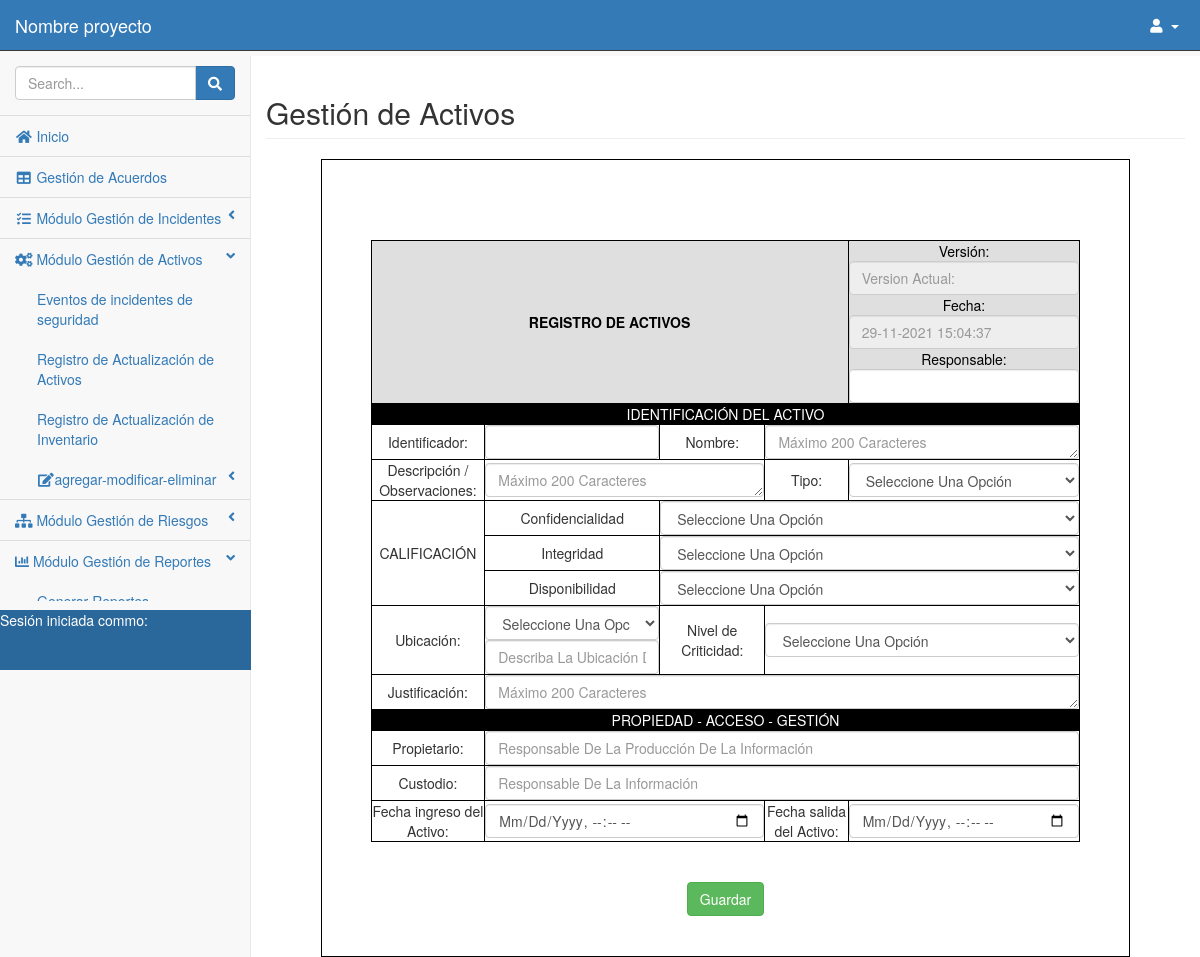
The page /pages/crear_activo.php on the database as committed earlier.
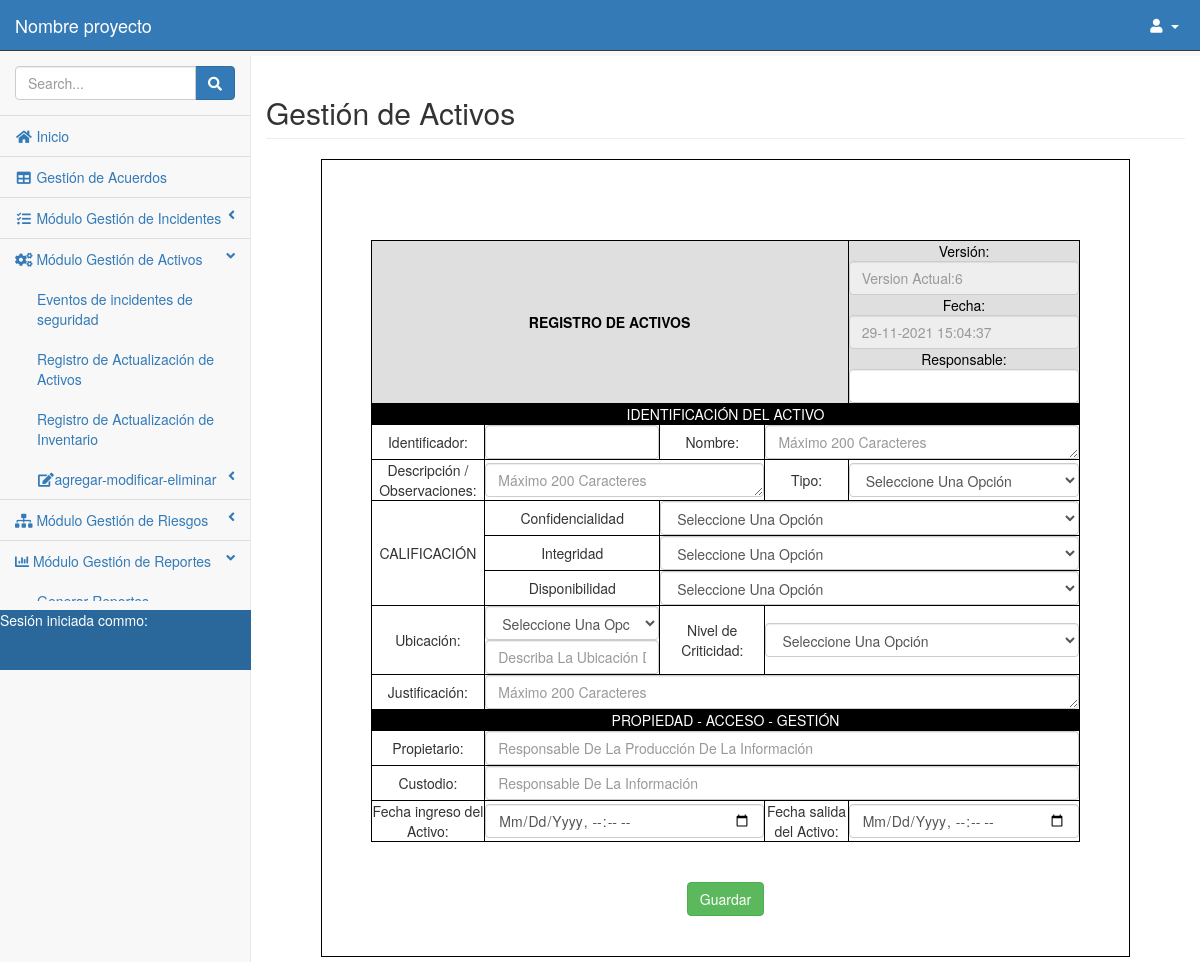
The same page on the database as committed later.
### tables this page shows
CREATE TABLE `gestion_incidente` (
  `id_in` int(11) NOT NULL AUTO_INCREMENT COMMENT 'primary key',
  `codigo_in` varchar(255) DEFAULT NULL,
  `responsable_in` varchar(255) DEFAULT NULL,
  `fecha_r` datetime DEFAULT NULL,
  `nombre_R` varchar(255) DEFAULT NULL,
  `cargo` varchar(255) DEFAULT NULL,
  `cod_emp` varchar(255) DEFAULT NULL,
  `sede` varchar(255) DEFAULT NULL,
  `email_in` varchar(255) DEFAULT NULL,
  `categoria_in` int(255) DEFAULT NULL,
  `tipo_in` varchar(255) DEFAULT NULL,
  `estado` varchar(255) DEFAULT NULL,
  `priorizacion_in` varchar(255) DEFAULT NULL,
  `escalamiento` varchar(255) DEFAULT NULL,
  `lugar` varchar(255) DEFAULT NULL,
  `descripcion_in` varchar(255) DEFAULT NULL,
  `fecha_inc` date DEFAULT NULL,
  `causa_in` varchar(255) DEFAULT NULL,
  `impacto_in` varchar(255) DEFAULT NULL,
  `solu_in` varchar(255) DEFAULT NULL,
  `observaciones` varchar(255) DEFAULT NULL,
  `SN` varchar(255) DEFAULT NULL,
  `marca` varchar(255) DEFAULT NULL,
  `modelo` varchar(255) DEFAULT NULL,
  PRIMARY KEY (`id_in`)
);

### funciones.php (called while the page is built, shortened)
<?php
    function consulta($conexion,$consulta_sql)
    {
            $resultado=$conexion->query($consulta_sql);
        return $resultado;
    }
?>

### pages/crear_activo.php (the view, shortened to what this page needs)
<?php
    include('../funciones.php');
?>
<!DOCTYPE html>
<html lang="en">
<head>
    <link href="../css/bootstrap.min.css" rel="stylesheet">
    <link href="../css/metisMenu.min.css" rel="stylesheet">
    <link href="../css/startmin.css" rel="stylesheet">
    <link rel="stylesheet" href="../css/style.css">
    <link rel="stylesheet" href="https://use.fontawesome.com/releases/v5.8.1/css/all.css">
</head>
<body>
    <?php
include('../nabvar.php');
?>
<section id="acuerdo">
    <div id="page-wrapper">
        <div class="container-fluid">
                <div class="row">
                    <div class="col-lg-12">
                        <h2 class="page-header">Gestión de Activos</h2>
                    </div>
                </div>
            <div class="cont-b">
                <form >
                    <center><div class="cont_inc"><br><br>
                        <div class="text_acta">
                            <br><br>
                            <table>
                                <tr class="fondo_sub2">
                                    <th colspan="5" style="text-align: center;">REGISTRO DE ACTIVOS
                                        <br>
                                    </th>
                                    <td colspan="3">  Versión:
                                        <?php
                                            $miconexion=conectar_bd("",'bd_ciberseguridad');
                                            $guardado=consulta($miconexion,"SELECT * FROM `gestion_incidente` ");
                                            $fila = $guardado->fetch_object();
                                            $valor=$fila->id_in;
                                        ?>
                                        <input id="version_i" name="version_i2" type="text" class="form-control3" placeholder='<?php echo "version actual:".$valor; ?>' disabled>
                                            Fecha:
                                            <?php
                                                $fechaActual = date('d-m-Y H:i:s');
                                                ?>
                                        <input id="fecha_r" name="fecha_r2"  class="form-control3" placeholder='<?php echo $fechaActual; ?>' disabled >
                                            Responsable:<input id="resp_i" name="resp_i2" type="text" class="form-control3" required>
                                    </td>
                                </tr>
                                <tr class="fondo_sub">
                                    <td colspan="6" style="text-align: center;">IDENTIFICACIÓN DEL ACTIVO </td>
                                </tr>
                                <tr>
                                    <td colspan="1">Identificador:</td>
                                    <td colspan="2"><input id="version_i" name="version_i2" type="number" class="form-control3" required></td>
                                    <td colspan="1">Nombre:</td>
                                    <td colspan="5">
                                        <textarea class="form-control3" id="inc_13" name="textarea" rows="8" cols="70" placeholder="Máximo 200 caracteres" required></textarea>
                                    </td>
                                </tr>
                                <tr>
                                    <td colspan="1">Descripción / Observaciones:</td>
                                    <td colspan="3">
                                        <textarea class="form-control3" id="inc_13" name="textarea" rows="8" cols="70" placeholder="Máximo 200 caracteres" required></textarea>
                                    </td>
                                    <td colspan="1">Tipo:</td>
                                    <td colspan="2">
                                        <select   class="form-control3"  name="tipo_activo" required>
                                            <option value="" selected>Seleccione una opción</option>
                                        </select>
                                    </td>
                                </tr>
                                <tr>
                                    <td rowspan="3">CALIFICACIÓN</td>
                                    <td>Confidencialidad</td>
                                    <td colspan="4">
                                        <select   class="form-control3"  name="tipo_id" required>
                                            <option value="" selected>Seleccione una opción</option>
                                        </select>
                                    </td>
                                </tr>
                                <tr>
                                    <td>Integridad</td>
                                    <td colspan="4">
                                        <select   class="form-control3"  name="tipo_id" required>
                                            <option value="" selected>Seleccione una opción</option>
                                        </select>
                                    </td>
                                </tr>
                                <tr>
                                    <td>Disponibilidad</td>
                                    <td colspan="4">
                                        <select   class="form-control3"  name="tipo_id" required>
                                            <option value="" selected>Seleccione una opción</option>
                                        </select>
                                    </td>
                                </tr>
                                <tr>
                                    <td colspan="1">Ubicación:</td>
                                    <td colspan="2">
                                        <select   class="form-control3"  name="tipo_id" required>
                                            <option value="" selected>Seleccione una opción</option>
                                        </select>
                                        <input id="version_i" name="version_i2" type="text" class="form-control3" placeholder="Describa la ubicación del activo" required>
                                    </td>
                                    <td>Nivel de Criticidad:</td>
                                    <td colspan="2">
                                        <select   class="form-control3"  name="tipo_id" required>
                                            <option value="" selected>Seleccione una opción</option>
                                        </select>
                                    </td>
                                </tr>
                                <tr>
                                    <td colspan="1">Justificación:</td>
                                    <td colspan="5">
                                        <textarea class="form-control3" id="inc_13" name="textarea" rows="8" cols="70" placeholder="Máximo 200 caracteres" required></textarea>
                                    </td>
                                </tr>
                                <tr class="fondo_sub">
                                    <td colspan="6" style="text-align: center;">PROPIEDAD - ACCESO - GESTIÓN </td>
                                </tr>
                                <tr>
                                    <td colspan="1">Propietario:</td>
                                    <td colspan="5">
                                        <input id="version_i" name="version_i2" type="text" class="form-control3" placeholder="Responsable de la Producción de la Información" required>
                                    </td>
                                </tr>
                                <tr>
                                    <td colspan="1">Custodio:</td>
                                    <td colspan="5">
                                        <input id="version_i" name="version_i2" type="text" class="form-control3" placeholder="Responsable de la Información" required>
                                    </td>
                                </tr>
                                <tr>
                                    <td colspan="1">Fecha ingreso del Activo:</td>
                                    <td colspan="3">
                                        <input id="fecha_r" name="fecha_r2" type="datetime-local" class="form-control3" required>
                                    </td>
                                    <td colspan="1">Fecha salida del Activo:</td>
                                    <td colspan="2">
                                        <input id="fecha_r" name="fecha_r2" type="datetime-local" class="form-control3" required>
                                    </td>
                                </tr>
                            </table>
                            <br><br>
                            <center>
                                <button type="submit" value="1" name="guardar" id="btnNuevaFactura" class="btn btn-success">Guardar</button>
                            </center>
                            <br><br>
                        </div>
                    </div></center>
                </form>
            </div>
        </div>
    </div>
</section>
<br>
<br>
</body>
</html>

### nabvar.php (shortened to what this page needs)
<nav class="navbar navbar-inverse navbar-fixed-top" role="navigation">
    <div class="navbar-header">
        <a class="navbar-brand" href="../pages/index.php">Nombre proyecto</a>
    </div>
    <ul class="nav navbar-right navbar-top-links">
        <li class="dropdown">
            <a class="dropdown-toggle" data-toggle="dropdown" href="#">
                <i class="fa fa-user fa-fw"></i> <?php echo "$nombre";?><b class="caret"></b>
            </a>
        </li>
    </ul>
<div class="sb-sidenav-menu">
    <div class="navbar-default sidebar" role="navigation">
        <div class="" style="position:relative; overflow-y: auto;   " >
        <div class="abcs" style="height: 550px; overflow: auto;">
        <ul class="nav" id="side-menu" >
                <li class="sidebar-search">
                    <div class="input-group custom-search-form">
                        <input type="text" class="form-control" placeholder="Search...">
                        <span class="input-group-btn">
                            <button class="btn btn-primary" type="button">
                                <i class="fa fa-search"></i>
                            </button>
                        </span>
                    </div>
                </li>
                <li>
                    <a href="../pages/index.php"><i class="fa fa-home fa-fw"></i> Inicio</a>
                </li>
                <li>
                    <a href="../pages/acuerdos.php"><i class="fa fa-table fa-fw"></i> Gestión de Acuerdos</a>
                </li>
                <li>
                    <a href="#"><i class="fa fa-tasks fa-fw"></i>  Módulo Gestión de Incidentes<span class="fa arrow"></span></a>
                </li>
                <li>
                    <a href="#"><i class="fa fa-cogs fa-fw"></i> Módulo Gestión de Activos  <span class="fa arrow"></span></a>
                    <ul class="nav nav-second-level">
                        <li>
                            <a href="crear_activo.php">Eventos de incidentes de seguridad</a>
                        </li>
                        <li>
                            <a href="crear_activo.php">Registro de Actualización de Activos</a>
                        </li>
                        <li>
                            <a href="crear_activo.php">Registro de Actualización de Inventario</a>
                        </li>
                        <li>
                            <a href="#"><i class="fa fa-edit fa-fw"></i>agregar-modificar-eliminar <span class="fa arrow"></span></a>
                        </li>
                    </ul>
                </li>
                <li>
                    <a href="#"><i class="fa fa-sitemap fa-fw"></i> Módulo Gestión de Riesgos<span class="fa arrow"></span></a>
                </li>
                <li class="active">
                    <a href="#"><i class="fa fa-chart-bar"></i> Módulo Gestión de Reportes   <span class="fa arrow"></span></a>
                    <ul class="nav nav-second-level">
                        <li>
                            <a class="active" href="blank.html">Generar Reportes</a>
                        </li>
                    </ul>
                </li>
            </ul>
        </div>
    </div>
    </div>
</div>
<div class="sesion_a" >Sesión iniciada commo:</div>
</nav>

### css/startmin.css (style rules this page uses)
body { background-color: #f8f8f8; }
#page-wrapper { padding-top: 30px; min-height: 568px; background-color: #fff; padding-top: 0px; }
@media (min-width:768px) { #page-wrapper { position: inherit; margin-left: 250px; border-left: 1px solid #e7e7e7; } }
.navbar-header { float: left; }
.navbar-right { text-align: right; }
.navbar-top-links { margin: 0; }
.navbar-top-links li { display: inline-block; }
.navbar-top-links li:last-child { margin-right: 6px; }
.navbar-top-links li a { padding: 15px; min-height: 50px; }
.navbar-top-links>li>a { color: rgb(255, 255, 255); }
.sidebar .sidebar-search { padding: 15px; }
.sidebar ul li { border-bottom: 1px solid #ddd; }
.sidebar .arrow { float: right; }
.sidebar .fa.arrow:before { content: "\f104"; }
.sidebar .active>a>.fa.arrow:before { content: "\f107"; }
.sidebar .nav-second-level li, .sidebar .nav-third-level li { border-bottom: 0!important; }
.sidebar .nav-second-level li a { padding-left: 37px; }
@media (min-width:768px) { .sidebar { z-index: 1; position: absolute; width: 250px; margin-top: 51px; } }

### css/style.css (style rules this page uses)
body { padding-top: 56px; }
td { text-align: center; border-bottom: 2px solid #dee2e6; border: solid 1px rgb(0, 0, 0); }
table { border: solid 1px black; width: 100%; }
.text_acta { text-align: justify; width: 88%; }
button, input, select, textarea { font-family: inherit; font-size: inherit; line-height: inherit; border: solid #a52a2a00; background-color: #ffffff00; }
.fondo_sub { background-color: #000; color: white; }
.fondo_sub2 { background-color: #dfdfdf; color: black; }
.form-control3 { display:block; width:100%; height:34px; padding:6px 12px; font-size:14px; line-height:1.42857143; color:#555; background-color:#fff; background-image:none; border:1px solid #ccc; border-radius:4px; text-transform: capitalize; -webkit-box-shadow:inset 0 1px 1px rgba(0,0,0,.075); box-shadow:inset 0 1px 1px rgba(0,0,0,.075); -webkit-transition:border-color ease-in-out .15s,-webkit-box-shadow ease-in-out .15s;-o-transition:border-color ease-in-out .15s,box-shadow ease-in-out .15s;transition:border-color ease-in-out .15s,box-shadow ease-in-out .15s }
.form-control3[disabled],.form-control2[readonly],fieldset[disabled] .form-control2 { cursor:not-allowed; background-color:#eee; opacity:1 }
.cont_inc { width: 88%; border: 1px solid black; }
.caret { display: inline-block; width: 0; height: 0; margin-left: 2px; vertical-align: middle; border-top: 4px solid; border-right: 4px solid transparent; border-left: 4px solid transparent; }
.fa { display: inline-block; font: normal normal normal 14px/1 FontAwesome; font-size: inherit; text-rendering: auto; -webkit-font-smoothing: antialiased; -moz-osx-font-smoothing: grayscale; }
.fa-search:before { content: "\f002"; }

Rows that differ between the two databases and show on the page:
added gestion_incidente: version_i2 "version actual:6"
